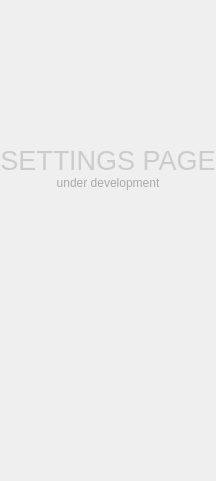
      <widget class="QWidget" name="settings_page_widget">
       <layout class="QHBoxLayout" name="horizontalLayout_7">
        <property name="spacing">
         <number>0</number>
        </property>
        <property name="leftMargin">
         <number>0</number>
        </property>
        <property name="topMargin">
         <number>0</number>
        </property>
        <property name="rightMargin">
         <number>0</number>
        </property>
        <property name="bottomMargin">
         <number>0</number>
        </property>
        <item>
         <widget class="QWidget" name="widget_4" native="true">
          <layout class="QVBoxLayout" name="verticalLayout_8" stretch="2,0,0,4">
           <property name="spacing">
            <number>0</number>
           </property>
           <property name="leftMargin">
            <number>0</number>
           </property>
           <property name="topMargin">
            <number>0</number>
           </property>
           <property name="rightMargin">
            <number>0</number>
           </property>
           <property name="bottomMargin">
            <number>0</number>
           </property>
           <item>
            <spacer name="verticalSpacer_9">
             <property name="orientation">
              <enum>Qt::Vertical</enum>
             </property>
             <property name="sizeHint" stdset="0">
              <size>
               <width>20</width>
               <height>144</height>
              </size>
             </property>
            </spacer>
           </item>
           <item>
            <widget class="QLabel" name="label_7">
             <property name="font">
              <font>
               <pointsize>20</pointsize>
              </font>
             </property>
             <property name="styleSheet">
              <string notr="true">color: #ccc</string>
             </property>
             <property name="text">
              <string>SETTINGS PAGE</string>
             </property>
             <property name="alignment">
              <set>Qt::AlignCenter</set>
             </property>
            </widget>
           </item>
           <item>
            <widget class="QLabel" name="label_8">
             <property name="styleSheet">
              <string notr="true">color: #aaa</string>
             </property>
             <property name="text">
              <string>under development</string>
             </property>
             <property name="alignment">
              <set>Qt::AlignCenter</set>
             </property>
            </widget>
           </item>
           <item>
            <spacer name="verticalSpacer_8">
             <property name="orientation">
              <enum>Qt::Vertical</enum>
             </property>
             <property name="sizeHint" stdset="0">
              <size>
               <width>20</width>
               <height>292</height>
              </size>
             </property>
            </spacer>
           </item>
          </layout>
         </widget>
        </item>
       </layout>
      </widget>
